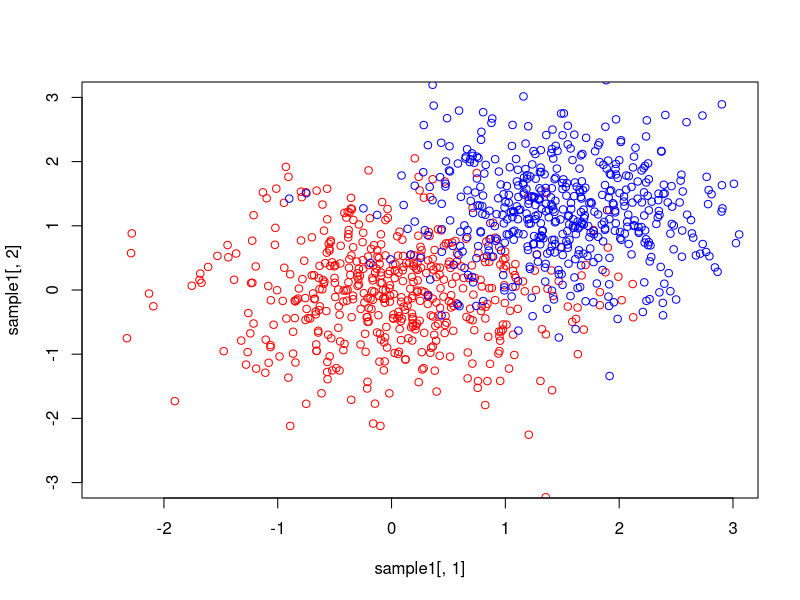

Source code (R):
## ---- chunk 1
knitr::opts_chunk$set(fig.pos = 'H')
library(mvtnorm)
## ---- chunk 2
#' Box_Muller method for generating norm distribution
#'
#' @param n Number of samples
#' @param mu Mean vector of distribution
#' @param sigma Covariance matrix of distribution
#'
#' @returns Matrix of samples
box_muller <- function(n,mu,sigma){
  u <- runif(n,0,1)
  A <- runif(n,0,2*pi)
  x1 <- sqrt(-2*log(u)) * cos(A)
  x2 <- sqrt(-2*log(u)) * sin(A)
  x_standard <- cbind(x1,x2)
  w <- chol(sigma)
  Y <- x_standard%*%t(w) + matrix(rep(mu, each = n), ncol = 2)
  return(Y)
}

#' Normal mixture distribution generator 
#'
#' @param n Number of samples
#' @param prob The probability that sample belongs to the first distribution
#' @param mu1 Mean vector of first distribution
#' @param mu2 Mean vector of second distribution
#' @param sigma1 Covariance matrix of first distribution
#' @param sigma2 Covariance matrix of second distribution
#'
#' @returns Matrix of samples
mix_normal <- function(n,prob,mu1,mu2,sigma1,sigma2){
  
  # get the number of observations of each density
  density1_n <- floor(n*prob)
  density2_n <- n-density1_n
  
  sample1 <- box_muller(density1_n,mu1,sigma1)
  sample2 <- box_muller(density2_n,mu2,sigma2)
  
  # add lable to each component
  sample1 <- cbind(sample1,1)
  sample2 <- cbind(sample2,2)
  
  samples <- rbind(sample1,sample2)
  return(samples)
}
## ---- chunk 3
mu <- c(0,0)
sigma <- matrix(c(0.6,0,0,0.6),nrow = 2)
system.time(box_muller(10000000,mu,sigma))
## ---- chunk 4
system.time(rmvnorm(10000000,mu,sigma,method = "chol"))
## ---- chunk 5
mu1 <- c(0,0)
mu2 <- c(1.5,1.2)
sigma1 <- matrix(c(0.6,0,0,0.6),nrow = 2)
sigma2 <- matrix(c(0.5,0,0,0.5),nrow = 2)

new_samples <- mix_normal(1000,0.5,mu1,mu2,sigma1,sigma2)
sample1 <- new_samples[which(new_samples[,3] == 1), ]
sample2 <- new_samples[which(new_samples[,3] == 2), ]
plot(sample1[,1],sample1[,2],col="red",ylim = c(-3,3),xlim = c(-2.5,3))
points(sample2[,1],sample2[,2],col="blue")
